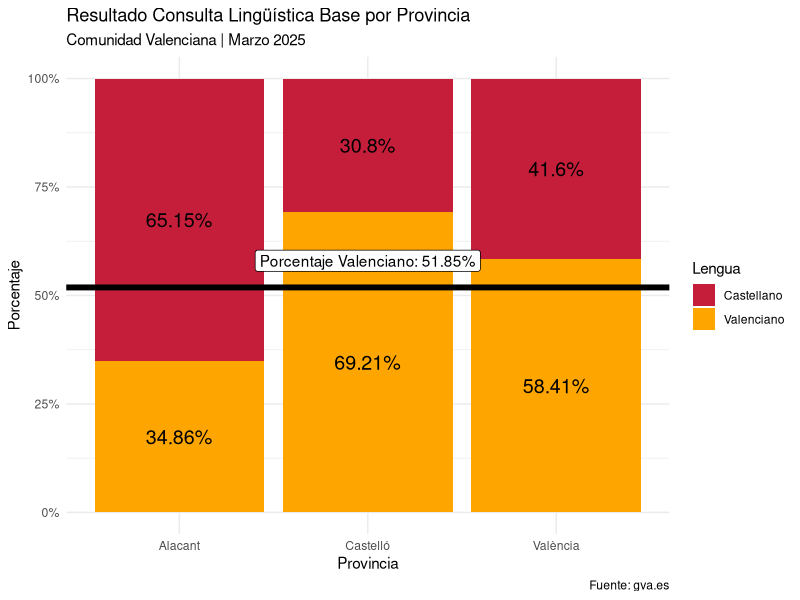
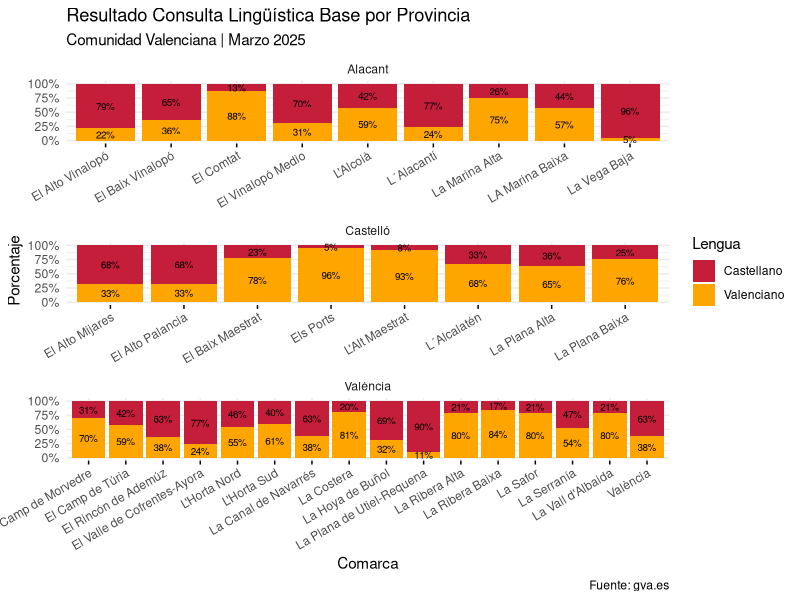

The R script that drew these images, in order:
library(tidyverse)

results <- read_csv("Resultados-Consulta_Base.csv", locale = locale(decimal_mark = ","))


results$comarca <- str_trim(str_remove_all(results$comarca, pattern = ".*?/"))
# Results for each province


media = mean(results$pval) / 100

results |>
    group_by(provincia) |>
    summarise(val = mean(pval) / 100, cas = mean(pcas) / 100) |>
    
    pivot_longer(!provincia, names_to = "lengua", values_to = "porcentaje")  |>
    ggplot(aes(
        x = provincia,
        y = porcentaje,
        fill = lengua,
        label = str_c(ceiling(porcentaje * 10000) / 100, "%")
    )) +
    geom_col() +
    geom_text(size = 5, position = position_stack(vjust = 0.5)) +    # Etiquetas centradas
    scale_y_continuous(labels = scales::percent) +
    scale_fill_manual(
        # Leyenda
        name = "Lengua",
        labels = c("cas" = "Castellano", "val" = "Valenciano"),
        values = c("cas" = "#C41E3A", "val" = "orange")
    ) +
    geom_hline(aes(yintercept = media), size = 2) +
    annotate(
        geom = "label",
        x = "Castelló",
        y = 0.58,
        label = str_c("Porcentaje Valenciano: ", ceiling(media * 10000) /
                          100, "%")
    ) +
    labs(
        title = "Resultado Consulta Lingüística Base por Provincia",
        subtitle = "Comunidad Valenciana | Marzo 2025",
        x = "Provincia",
        y = "Porcentaje",
        caption = "Fuente: gva.es"
    ) +
    theme_minimal()

results |>
    group_by(provincia, comarca) |>
    summarise(
        val = mean(pval) / 100, 
        cas = mean(pcas) / 100, ) |>
    pivot_longer(
        cols = -c(provincia, comarca),
        names_to = "lengua",
        values_to = "porcentaje"
    ) |>
    
    ggplot(aes(
        x = comarca,
        y = porcentaje,
        fill = lengua,
        label = str_c(ceiling(porcentaje * 100), "%")
    )) +
    geom_col() +
    geom_text(size = 2.5, position = position_stack(vjust = 0.5)) +    # Etiquetas centradas
    scale_y_continuous(labels = scales::percent) +
    scale_fill_manual(
        # Leyenda
        
        name = "Lengua",
        labels = c("cas" = "Castellano", "val" = "Valenciano"),
        values = c("cas" = "#C41E3A", "val" = "orange")
    ) +
    labs(
        title = "Resultado Consulta Lingüística Base por Provincia",
        subtitle = "Comunidad Valenciana | Marzo 2025",
        x = "Comarca",
        y = "Porcentaje",
        caption = "Fuente: gva.es"
    ) +
    facet_wrap( ~ provincia, scales = "free_x", ncol = 1) +
    theme_minimal() +
    theme(
        axis.text.x = element_text(
            angle = 30,
            vjust = 1,
            hjust = 1
        ),
        axis.ticks.x = element_line(color = "black"),
        axis.ticks.length.x = unit(0.1, "cm")
    )
